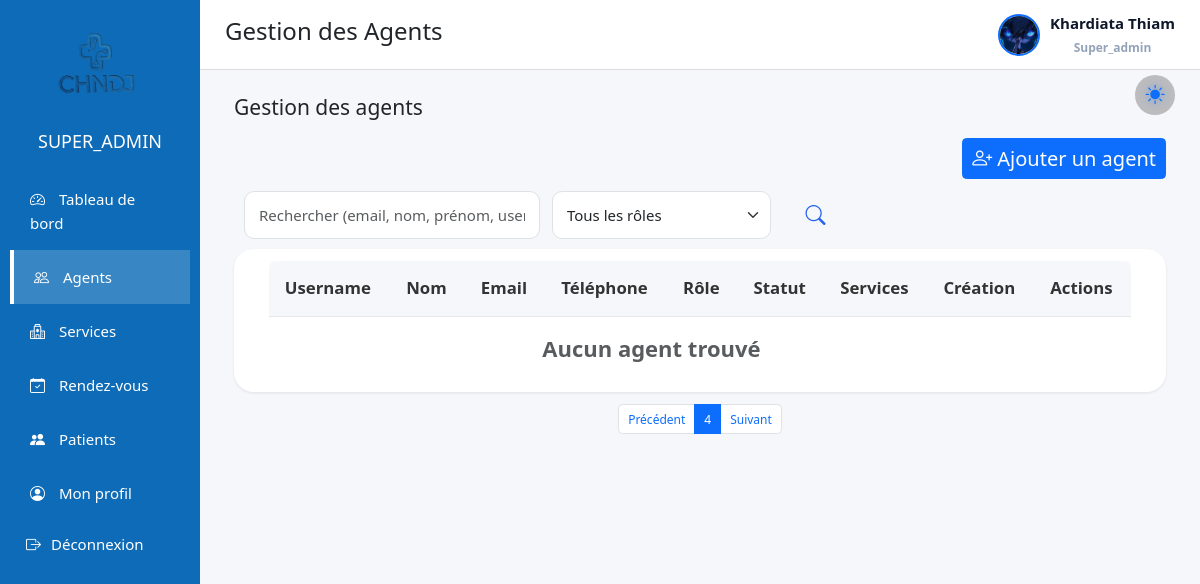
/views/admin.php?page=agents&p=4 (signed in), run on the app's committed database.
### tables this page shows
CREATE TABLE `agent` (
  `id` int(11) NOT NULL,
  `username` varchar(30) NOT NULL,
  `photo` varchar(255) DEFAULT NULL,
  `email` varchar(150) DEFAULT NULL,
  `prenom_agent` varchar(50) NOT NULL,
  `nom_agent` varchar(30) NOT NULL,
  `telephone_agent` varchar(20) NOT NULL,
  `password` varchar(255) NOT NULL,
  `status` int(11) NOT NULL,
  `role` enum('super_admin','admin','agent','medecin') NOT NULL,
  `created_at` datetime DEFAULT current_timestamp(),
  `updated_at` datetime DEFAULT current_timestamp() ON UPDATE current_timestamp(),
  `failed_attempts` int(11) NOT NULL DEFAULT 0,
  `locked_until` datetime DEFAULT NULL
);

### views/admin.php (called while the page is built, shortened)
<?php
require 'admin_layout.php';

### views/agents.php (the view, shortened to what this page needs)
<?php
$limit   = 5;
$pageNum = isset($_GET['p']) && (int)$_GET['p'] > 0 ? (int)$_GET['p'] : 1;
$offset = ($pageNum - 1) * $limit;
$search = $_GET['search'] ?? '';
$role   = $_GET['role'] ?? '';
$agents = getAgentsPaginated($search, $role, $limit, $offset);
?>
<div class="agents-page">
    <div class="container-fluid" >
        <h3 class="mb-4">Gestion des agents</h3>
    <div class="d-flex justify-content-end mb-3">
        <button class="btn btn-primary" data-bs-toggle="modal" data-bs-target="#addAgentModal">
            <i class="bi bi-person-plus"></i> Ajouter un agent
        </button>
    </div>
<form method="GET" action="admin.php" style="margin: 10px;">
    <div class="row g-3 align-items-center">
        <div class="col-md-4" >
            <input
                type="text"
                name="search"
                class="form-control"
                placeholder="Rechercher (email, nom, prénom, username, téléphone)"
                value="<?= htmlspecialchars($_GET['search'] ?? '') ?>"
            >
        </div>
        <div class="col-md-3" >
            <select name="role" class="form-select" >
                <option value="">Tous les rôles</option>
            </select>
        </div>
        <div class="col-md-1 d-grid" style=" font-size: 1.5rem; "  >
            <button type="submit" class="btn" title="Rechercher"  style="color: #2563eb; background-color: none;">
                <i class="bi bi-search"></i>
            </button>
        </div>
    </div>
</form>
  <div class="card shadow-sm border-0 p-3">
    <table class="table agents-table">
      <thead class="table-light">
        <tr>
          <th>Username</th>
          <th>Nom</th>
          <th>Email</th>
          <th>Téléphone</th>
          <th>Rôle</th>
          <th>Statut</th>
          <th>Services</th>
          <th>Création</th>
          <th>Actions</th>
        </tr>
      </thead>
      <?php if (empty($agents)): ?>
        <tr>
          <td colspan="8" class="text-center text-muted">
            Aucun agent trouvé
          </td>
        </tr>
      <?php endif; ?>
    </table>
  </div>
<nav class="mt-3">
  <ul class="pagination justify-content-center">
    <?php if ($pageNum > 1): ?>
      <li class="page-item">
        <a class="page-link" href="?page=agents&p=<?= $pageNum-1 ?>">Précédent</a>
      </li>
    <?php endif; ?>
     <li class="page-item active">
        <span class="page-link"><?= $pageNum ?></span>
      </li>
      <li class="page-item">
        <a class="page-link" href="?page=agents&p=<?= $pageNum+1 ?>">Suivant</a>
      </li>
  </ul>
</nav>
</div>
</div>

### views/admin_layout.php (shortened to what this page needs)
<?php
$page = isset($_GET['page']) ? $_GET['page'] : 'dashboard';
switch ($page) {
    case 'agents':
        $title = "Gestion des Agents";
        break;
}
$db = getConnection();
$stmt = $db->prepare("
    SELECT prenom_agent, nom_agent, email, photo
    FROM agent
    WHERE id = ?
    LIMIT 1
");
$stmt->execute([$_SESSION['user_id']]);
$admin = $stmt->fetch(PDO::FETCH_ASSOC);
$path = '../assets/img/' . $admin['photo'];
$avatar = file_exists($path)
    ? $path . '?v=' . filemtime($path)
    : '../assets/img/avatar.jpg';
$stmt = $db->prepare("
    SELECT prenom_agent, nom_agent, email, telephone_agent, photo
    FROM agent
    WHERE id = ?
    LIMIT 1
");
$stmt->execute([$_SESSION['user_id']]);
$admin = $stmt->fetch(PDO::FETCH_ASSOC);
$prenom = $admin['prenom_agent'] ?? 'Admin';
$nom    = $admin['nom_agent'] ?? '';
?>
<!DOCTYPE html>
<html lang="fr">
<head>
    <link href="https://cdn.jsdelivr.net/npm/bootstrap@5.3.2/dist/css/bootstrap.min.css" rel="stylesheet">
    <link href="https://cdn.jsdelivr.net/npm/bootstrap-icons@1.11.1/font/bootstrap-icons.css" rel="stylesheet">
    <link
        rel="stylesheet"
        href="https://cdn.jsdelivr.net/npm/intl-tel-input@18.3.5/build/css/intlTelInput.css"
    />
    <link rel="stylesheet" href="../assets/css/admin.css">
</head>
<body class="<?= $page ?> dark">
    <main class="main-content">
<div class="dashboard-container">
    <aside class="sidebar">
        <div class="sidebar-header">
            <img src="../assets/img/logo.png" class="sidebar-logo">
            <h4><?= strtoupper($_SESSION['role']) ?></h4>
        </div>
        <ul class="sidebar-menu">
            <?php if ($_SESSION['role'] === 'super_admin'): ?>
                <li>
                    <a href="admin.php?page=dashboard">
                        <i class="bi bi-speedometer2"></i> Tableau de bord
                    </a>
                </li>
            <?php endif; ?>
            <?php if ($_SESSION['role'] === 'super_admin'): ?>
                <li>
                    <a href="admin.php?page=agents"
                    class="<?= ($page == 'agents' ? 'active' : '') ?>">
                        <i class="bi bi-people"></i> Agents
                    </a>
                </li>
            <?php endif; ?>
            <?php if (in_array($_SESSION['role'], ['super_admin','admin'])): ?>
                <li>
                    <a href="admin.php?page=services"
                    class="<?= ($page == 'services' ? 'active' : '') ?>">
                        <i class="bi bi-hospital"></i> Services
                    </a>
                </li>
            <?php endif; ?>
            <li>
                <a href="admin.php?page=rendezvous"
                class="<?= ($page == 'rendezvous' ? 'active' : '') ?>">
                    <i class="bi bi-calendar-check"></i> Rendez-vous
                </a>
            </li>
            <li>
                <a href="admin.php?page=patients"
                class="<?= ($page == 'patients' ? 'active' : '') ?>">
                    <i class="bi bi-people-fill"></i> Patients
                </a>
            </li>
            <li>
                <a href="admin.php?page=profile"
                class="<?= ($page == 'profile' ? 'active' : '') ?>">
                    <i class="bi bi-person-circle"></i> Mon profil
                </a>
            </li>
            <li class="sidebar-item logout-item">
                <form method="POST" action="logout.php">
                    <button type="submit" class="sidebar-link logout-link">
                        <i class="bi bi-box-arrow-right"></i>
                        <span>Déconnexion</span>
                    </button>
                </form>
            </li>
        </ul>
    </aside>
    <main class="main-content">
        <header class="topbar">
            <div class="theme-toggle-dashboard" onclick="toggleDashboardTheme()">
                <i id="dashboardThemeIcon" class="bi bi-sun-fill"></i>
            </div>
            <h2><?= $title ?></h2>
            <div class="profile-trigger" id="profileMenuBtn">
                <img
                    src="<?= $avatar ?>"
                    class="topbar-avatar profile-preview"
                    alt="Avatar"
                >
                <div class="topbar-user">
                    <span class="topbar-name">
                        <?= htmlspecialchars($prenom . ' ' . $nom) ?>
                    </span>
                    <small class="topbar-role"><?= ucfirst($_SESSION['role']) ?></small>
                </div>
            </div>
        </header>
        <section class="content-wrapper">
            <?php
                $file = $page . ".php";
                if (file_exists($file)) {
                    require $file;
                } else {
                    echo "<div class='alert alert-danger'>Page introuvable : $file</div>";
                }
            ?>
        </section>
    </main>
</div>
 </main>
</body>
</html>

### data on the page
agent: photo (picture), prenom_agent+nom_agent "Khardiata Thiam"

### other printed values
$_SESSION['role'] "SUPER_ADMIN"
$title "Gestion des Agents"
$_SESSION['role'] "Super_admin"
$pageNum "4"
